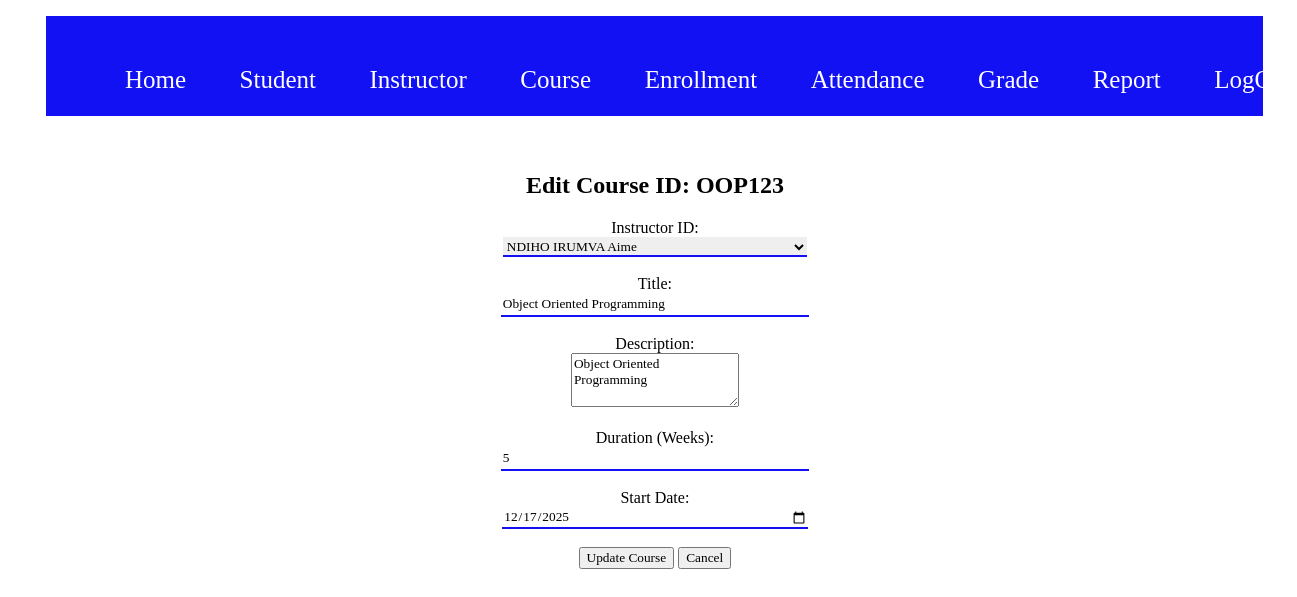
Screenshot of /EditCourse.php?id=OOP123 (signed in) with the database file from the repository.
### tables this page shows
CREATE TABLE `course` (
  `Course_Id` varchar(10) NOT NULL,
  `Instructor_Id` varchar(10) NOT NULL,
  `Title` varchar(100) NOT NULL,
  `Description` varchar(300) NOT NULL,
  `Duration` int(11) NOT NULL,
  `Start_Date` date NOT NULL
);

CREATE TABLE `instructor` (
  `Instructor_Id` varchar(10) NOT NULL,
  `Full_Name` varchar(200) NOT NULL,
  `Gender` varchar(15) NOT NULL,
  `Email` varchar(100) NOT NULL,
  `Specialization` varchar(50) NOT NULL,
  `Hire_Date` date NOT NULL
);

### EditCourse.php (the view, shortened to what this page needs)
<?php
require 'db.php';
$id = trim(htmlspecialchars($_GET['id'] ?? ''));
$course = null;
$instructorList = [];
$instructors = $conn->query("SELECT Instructor_Id, Full_Name FROM `instructor` ORDER BY Full_Name");
if ($instructors) {
    while ($row = $instructors->fetch_assoc()) {
        $instructorList[] = $row;
    }
}
if (empty($id)) {
    $message = "Invalid ID.";
} else {
    $stmt = $conn->prepare("SELECT * FROM `course` WHERE Course_Id = ?");
    $stmt->bind_param("s", $id);
    $stmt->execute();
    $result = $stmt->get_result();
    $course = $result->fetch_assoc();
}
?>
<!DOCTYPE html>
<html>
<head>
    <link rel="stylesheet" href="style.css">
</head>
<body>
<div class="header">
    <div class="navbar">
        <ul>
            <li><a href="index.php">Home</a></li>
            <li><a href="#">Student</a>
            </li>
            <li><a href="#">Instructor</a>
            </li>
            <li><a href="#">Course</a>
            </li>
            <li><a href="#">Enrollment</a>
            </li>
            <li><a href="#">Attendance</a>
            </li>
            <li><a href="#">Grade</a>
            </li>
            <li><a href="#">Report</a>
            </li>
            <li><a href="logout.php">LogOut</a></li>
        </ul>
    </div>
</div>
<div class="content">
    <center><br><br>
        <h2>Edit Course ID: <?php echo htmlspecialchars($id); ?></h2>
        <?php if ($course): ?>
            <form method="POST">
                <label>Instructor ID:</label><br>
                <select name="Instructor_Id" required>
                    <?php foreach ($instructorList as $instructor): ?>
                        <option value="<?php echo htmlspecialchars($instructor['Instructor_Id']); ?>" <?php echo ($course['Instructor_Id'] === $instructor['Instructor_Id']) ? 'selected' : ''; ?>>
                            <?php echo htmlspecialchars($instructor['Full_Name']); ?>
                        </option>
                    <?php endforeach; ?>
                </select><br><br>
                <label>Title:</label><br>
                <input type="text" name="Title" value="<?php echo htmlspecialchars($course['Title']); ?>" required><br><br>
                <label>Description:</label><br>
                <textarea name="Description" rows="3" required><?php echo htmlspecialchars($course['Description']); ?></textarea><br><br>
                <label>Duration (Weeks):</label><br>
                <input type="number" name="Duration" min="1" value="<?php echo htmlspecialchars($course['Duration']); ?>" required><br><br>
                <label>Start Date:</label><br>
                <input type="date" name="Start_Date" value="<?php echo htmlspecialchars($course['Start_Date']); ?>" required><br><br>
                <button type="submit">Update Course</button>
                <a href="VCourse.php"><button type="button">Cancel</button></a>
            </form>
        <?php endif; ?>
    </center>
</div>
<div class="footer">
</div>
</body>
</html>

### style.css (style rules this page uses)
* { font-family: cursive; text-decoration: none; }
.header { width: 95%; margin-left: 3%; height: 100px; background-color: rgb(17, 17, 243); }
.navbar { width: 100%; }
.navbar ul { display: flex; list-style: none; }
.navbar ul li { margin-left: 2%; font-size: 25px; margin-top: 50px; }
.navbar ul li a { padding: 15px; color: white; }
.content { width: 95%; height: auto; margin-left: 3%; border-radius: 20px; }
input[type="text"], input[type="number"], input[type="email"], input[type="password"], input[type="date"] { width: 25%; height: 20px; border-top: none; border-left: none; border-right: none; border-bottom: 2px solid rgb(17, 17, 243); }
select { width: 25%; height: 20px; border-top: none; border-left: none; border-right: none; border-bottom: 2px solid rgb(17, 17, 243); }
.footer { width: 100%; height: 60px; }

### rows the page displays
course: Instructor_Id "NDIHO IRUMVA Aime", Title "Object Oriented Programming", Description "Object Oriented Programming", Duration "5", Start_Date "12/17/2025"

### other values shown
$id "OOP123"
